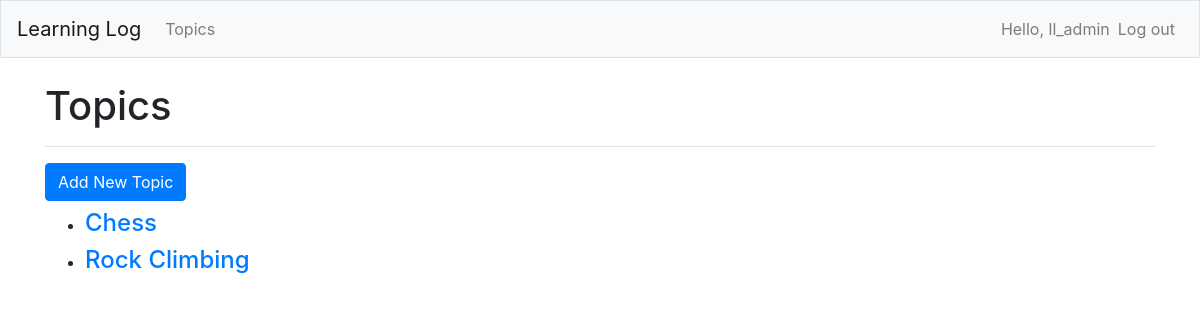
The app's page /topics/ (signed in), older data.
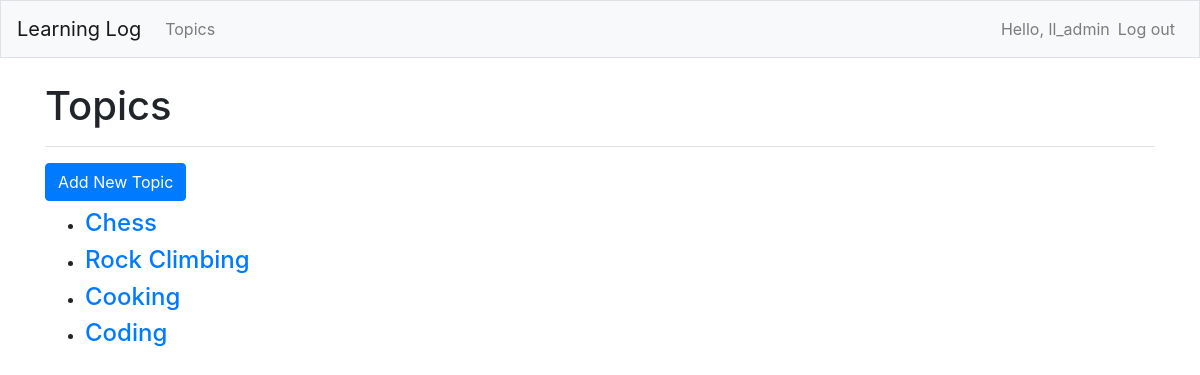
The same page, newer data.
### learning_logs/models.py (models this page shows)
class Topic(models.Model):
    text = models.CharField(max_length=200)
    date_added = models.DateTimeField(auto_now_add=True)
    owner = models.ForeignKey(User, on_delete=models.CASCADE)
    def __str__(self):
        return self.text

### learning_logs/views.py (the view)
# urls.py: path('topics/', views.topics, name='topics'),
@login_required
def topics(request):
    topics = Topic.objects.filter(owner=request.user).order_by('date_added')
    context = {'topics': topics}
    return render(request, 'learning_logs/topics.html', context)

### learning_logs/templates/learning_logs/topics.html
{% extends "learning_logs/base.html" %}
{% load bootstrap4 %}
{% block page_header %}
    <h1>Topics</h1>
{% endblock page_header %}
{% block content %}
    {% buttons %}
    <a href="{% url 'learning_logs:new_topic' %}">
        <button name="add-topic" class="my-2 btn btn-primary">Add New Topic</button>
    </a>
    {% endbuttons %}
    <ul>
        {% for topic in topics %}
            <li><h4>
                <a href="{% url 'learning_logs:topic' topic.id %}">{{ topic }}</a>
            </h4></li>
        {% empty %}
            <h4>No topics have been added yet</h4>
        {% endfor %}
    </ul>
{% endblock content %}

### learning_logs/templates/learning_logs/base.html (shortened to what this page needs)
{% load bootstrap4 %}
<!doctype html>
<html lang="en">
<head>
    {% bootstrap_css %}
</head>
<body>
    <nav class="navbar navbar-expand-md navbar-light bg-light mb-4 border">
        <a class="navbar-brand" href="{% url 'learning_logs:index' %}">Learning Log</a>
        <div class="collapse navbar-collapse" id="navbarCollapse">
            <ul class="navbar-nav mr-auto">
                <li class="nav-item">
                    <a class="nav-link" href="{% url 'learning_logs:topics' %}">Topics</a>
                </li>
            </ul>
            <ul class="navbar-nav ml-auto">
                {% if user.is_authenticated %}
                    <li class="nav-item">
                        <span class="navbar-text">Hello, {{ user.username }}</span>
                    </li>
                    <li class="nav-item">
                        <a class="nav-link" href="{% url 'users:logout' %}">Log out</a>
                    </li>
                {% endif%}
            </ul>
        </div>
    </nav>
    <main role="main" class="container">
        <div class="pb-2 mb-2 border-bottom">
            {% block page_header %}{% endblock page_header %}
        </div>
        <div>
            {% block content %}{% endblock content %}
        </div>
    </main>
</body>
</html>

Row changes from the older to the newer data that the page shows:
added Topic: text "Cooking"
added Topic: text "Coding"
